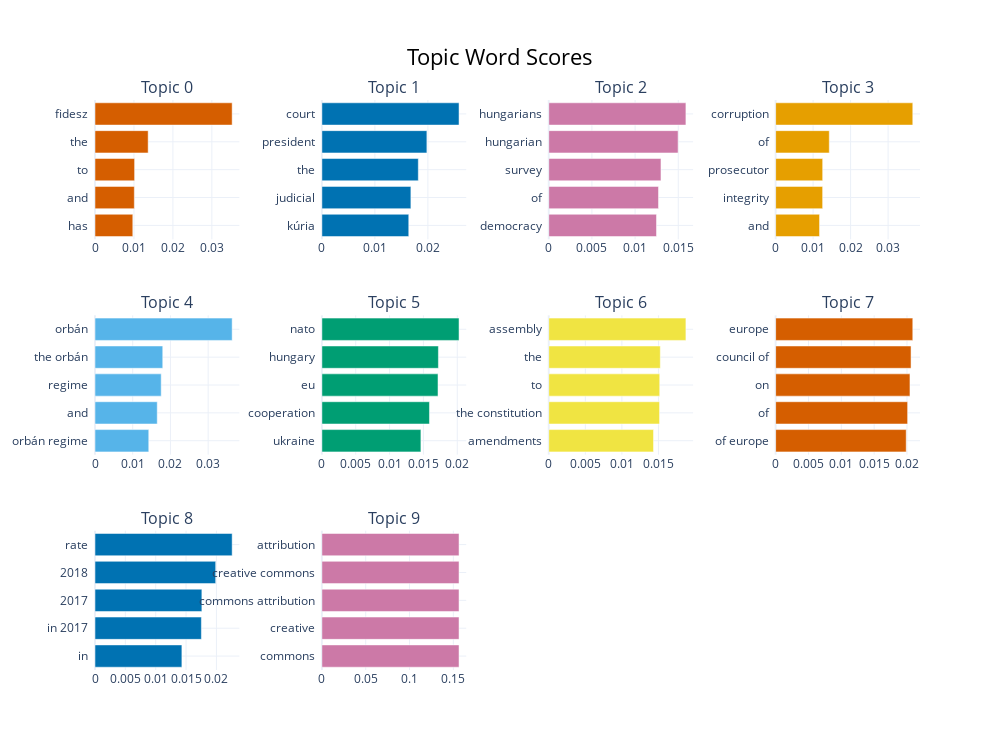

The notebook cell saved with this chart:
### Code cell
# visualize topic words/n_grams
model.visualize_barchart(top_n_topics=10)

### Figure 1 — Plotly figure (JSON) as saved in the notebook; plotly's stock layout.template omitted (floating-point values rounded to 4 significant figures)
{"data": [{"marker": {"color": "#D55E00"}, "orientation": "h", "type": "bar", "x": [0.009704, 0.0101, 0.01017, 0.01365, 0.03521], "xaxis": "x", "y": ["has  ", "and  ", "to  ", "the  ", "fidesz  "], "yaxis": "y"}, {"marker": {"color": "#0072B2"}, "orientation": "h", "type": "bar", "x": [0.01639, 0.01679, 0.01819, 0.01981, 0.02587], "xaxis": "x2", "y": ["kúria  ", "judicial  ", "the  ", "president  ", "court  "], "yaxis": "y2"}, {"marker": {"color": "#CC79A7"}, "orientation": "h", "type": "bar", "x": [0.01248, 0.01271, 0.013, 0.01498, 0.01589], "xaxis": "x3", "y": ["democracy  ", "of  ", "survey  ", "hungarian  ", "hungarians  "], "yaxis": "y3"}, {"marker": {"color": "#E69F00"}, "orientation": "h", "type": "bar", "x": [0.01171, 0.01254, 0.01255, 0.01431, 0.03658], "xaxis": "x4", "y": ["and  ", "integrity  ", "prosecutor  ", "of  ", "corruption  "], "yaxis": "y4"}, {"marker": {"color": "#56B4E9"}, "orientation": "h", "type": "bar", "x": [0.01425, 0.0165, 0.01755, 0.01796, 0.03636], "xaxis": "x5", "y": ["orbán regime  ", "and  ", "regime  ", "the orbán  ", "orbán  "], "yaxis": "y5"}, {"marker": {"color": "#009E73"}, "orientation": "h", "type": "bar", "x": [0.01463, 0.01589, 0.01716, 0.01721, 0.02026], "xaxis": "x6", "y": ["ukraine  ", "cooperation  ", "eu  ", "hungary  ", "nato  "], "yaxis": "y6"}, {"marker": {"color": "#F0E442"}, "orientation": "h", "type": "bar", "x": [0.01433, 0.01515, 0.01517, 0.01525, 0.01876], "xaxis": "x7", "y": ["amendments  ", "the constitution  ", "to  ", "the  ", "assembly  "], "yaxis": "y7"}, {"marker": {"color": "#D55E00"}, "orientation": "h", "type": "bar", "x": [0.01988, 0.02009, 0.02045, 0.02062, 0.02088], "xaxis": "x8", "y": ["of europe  ", "of  ", "on  ", "council of  ", "europe  "], "yaxis": "y8"}, {"marker": {"color": "#0072B2"}, "orientation": "h", "type": "bar", "x": [0.01431, 0.01752, 0.0176, 0.01988, 0.02259], "xaxis": "x9", "y": ["in  ", "in 2017  ", "2017  ", "2018  ", "rate  "], "yaxis": "y9"}, {"marker": {"color": "#CC79A7"}, "orientation": "h", "type": "bar", "x": [0.1565, 0.1565, 0.1565, 0.1565, 0.1565], "xaxis": "x10", "y": ["commons  ", "creative  ", "commons attribution  ", "creative commons  ", "attribution  "], "yaxis": "y10"}], "layout": {"annotations": [{"font": {"size": 16}, "showarrow": false, "text": "Topic 0", "x": 0.0875, "xanchor": "center", "xref": "paper", "y": 1, "yanchor": "bottom", "yref": "paper"}, {"font": {"size": 16}, "showarrow": false, "text": "Topic 1", "x": 0.3625, "xanchor": "center", "xref": "paper", "y": 1, "yanchor": "bottom", "yref": "paper"}, {"font": {"size": 16}, "showarrow": false, "text": "Topic 2", "x": 0.6375, "xanchor": "center", "xref": "paper", "y": 1, "yanchor": "bottom", "yref": "paper"}, {"font": {"size": 16}, "showarrow": false, "text": "Topic 3", "x": 0.9125, "xanchor": "center", "xref": "paper", "y": 1, "yanchor": "bottom", "yref": "paper"}, {"font": {"size": 16}, "showarrow": false, "text": "Topic 4", "x": 0.0875, "xanchor": "center", "xref": "paper", "y": 0.6222, "yanchor": "bottom", "yref": "paper"}, {"font": {"size": 16}, "showarrow": false, "text": "Topic 5", "x": 0.3625, "xanchor": "center", "xref": "paper", "y": 0.6222, "yanchor": "bottom", "yref": "paper"}, {"font": {"size": 16}, "showarrow": false, "text": "Topic 6", "x": 0.6375, "xanchor": "center", "xref": "paper", "y": 0.6222, "yanchor": "bottom", "yref": "paper"}, {"font": {"size": 16}, "showarrow": false, "text": "Topic 7", "x": 0.9125, "xanchor": "center", "xref": "paper", "y": 0.6222, "yanchor": "bottom", "yref": "paper"}, {"font": {"size": 16}, "showarrow": false, "text": "Topic 8", "x": 0.0875, "xanchor": "center", "xref": "paper", "y": 0.2444, "yanchor": "bottom", "yref": "paper"}, {"font": {"size": 16}, "showarrow": false, "text": "Topic 9", "x": 0.3625, "xanchor": "center", "xref": "paper", "y": 0.2444, "yanchor": "bottom", "yref": "paper"}], "height": 750, "hoverlabel": {"bgcolor": "white", "font": {"family": "Rockwell", "size": 16}}, "showlegend": false, "title": {"font": {"color": "Black", "size": 22}, "text": "Topic Word Scores", "x": 0.5, "xanchor": "center", "yanchor": "top"}, "width": 1000, "xaxis": {"anchor": "y", "autorange": true, "domain": [0, 0.175], "range": [0, 0.03706], "showgrid": true, "type": "linear"}, "xaxis10": {"anchor": "y10", "autorange": true, "domain": [0.275, 0.45], "range": [0, 0.1648], "showgrid": true, "type": "linear"}, "xaxis11": {"anchor": "y11", "domain": [0.55, 0.725], "showgrid": true}, "xaxis12": {"anchor": "y12", "domain": [0.825, 1], "showgrid": true}, "xaxis2": {"anchor": "y2", "autorange": true, "domain": [0.275, 0.45], "range": [0, 0.02724], "showgrid": true, "type": "linear"}, "xaxis3": {"anchor": "y3", "autorange": true, "domain": [0.55, 0.725], "range": [0, 0.01672], "showgrid": true, "type": "linear"}, "xaxis4": {"anchor": "y4", "autorange": true, "domain": [0.825, 1], "range": [0, 0.03851], "showgrid": true, "type": "linear"}, "xaxis5": {"anchor": "y5", "autorange": true, "domain": [0, 0.175], "range": [0, 0.03828], "showgrid": true, "type": "linear"}, "xaxis6": {"anchor": "y6", "autorange": true, "domain": [0.275, 0.45], "range": [0, 0.02133], "showgrid": true, "type": "linear"}, "xaxis7": {"anchor": "y7", "autorange": true, "domain": [0.55, 0.725], "range": [0, 0.01974], "showgrid": true, "type": "linear"}, "xaxis8": {"anchor": "y8", "autorange": true, "domain": [0.825, 1], "range": [0, 0.02198], "showgrid": true, "type": "linear"}, "xaxis9": {"anchor": "y9", "autorange": true, "domain": [0, 0.175], "range": [0, 0.02378], "showgrid": true, "type": "linear"}, "yaxis": {"anchor": "x", "autorange": true, "domain": [0.7556, 1], "range": [-0.5, 4.5], "showgrid": true, "type": "category"}, "yaxis10": {"anchor": "x10", "autorange": true, "domain": [0, 0.2444], "range": [-0.5, 4.5], "showgrid": true, "type": "category"}, "yaxis11": {"anchor": "x11", "domain": [0, 0.2444], "showgrid": true}, "yaxis12": {"anchor": "x12", "domain": [0, 0.2444], "showgrid": true}, "yaxis2": {"anchor": "x2", "autorange": true, "domain": [0.7556, 1], "range": [-0.5, 4.5], "showgrid": true, "type": "category"}, "yaxis3": {"anchor": "x3", "autorange": true, "domain": [0.7556, 1], "range": [-0.5, 4.5], "showgrid": true, "type": "category"}, "yaxis4": {"anchor": "x4", "autorange": true, "domain": [0.7556, 1], "range": [-0.5, 4.5], "showgrid": true, "type": "category"}, "yaxis5": {"anchor": "x5", "autorange": true, "domain": [0.3778, 0.6222], "range": [-0.5, 4.5], "showgrid": true, "type": "category"}, "yaxis6": {"anchor": "x6", "autorange": true, "domain": [0.3778, 0.6222], "range": [-0.5, 4.5], "showgrid": true, "type": "category"}, "yaxis7": {"anchor": "x7", "autorange": true, "domain": [0.3778, 0.6222], "range": [-0.5, 4.5], "showgrid": true, "type": "category"}, "yaxis8": {"anchor": "x8", "autorange": true, "domain": [0.3778, 0.6222], "range": [-0.5, 4.5], "showgrid": true, "type": "category"}, "yaxis9": {"anchor": "x9", "autorange": true, "domain": [0, 0.2444], "range": [-0.5, 4.5], "showgrid": true, "type": "category"}}}
